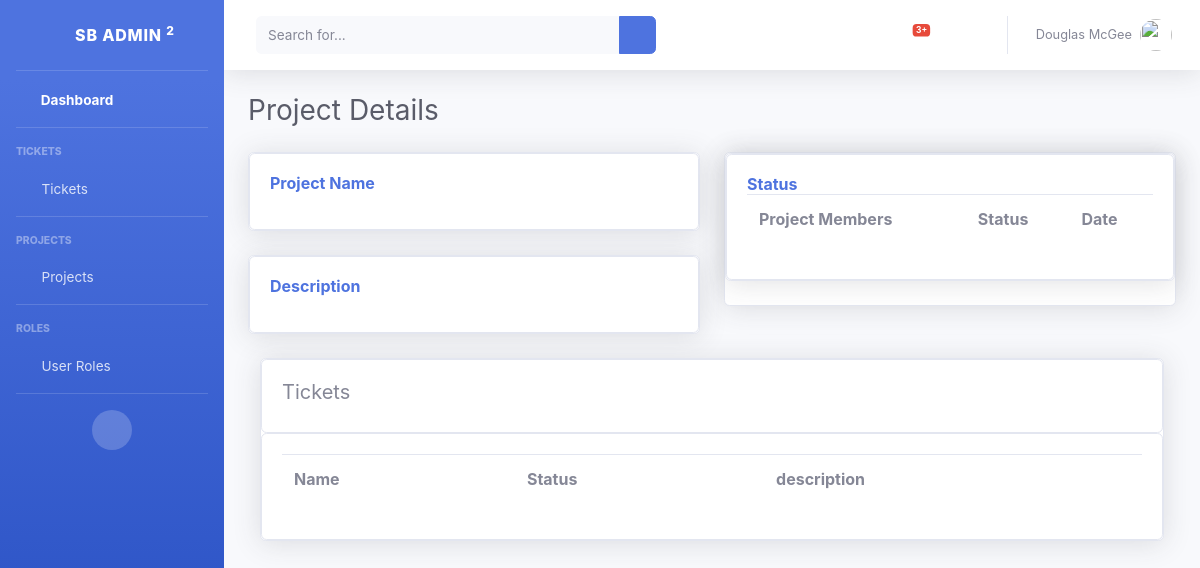
The app's page /project_details/2/, older data.
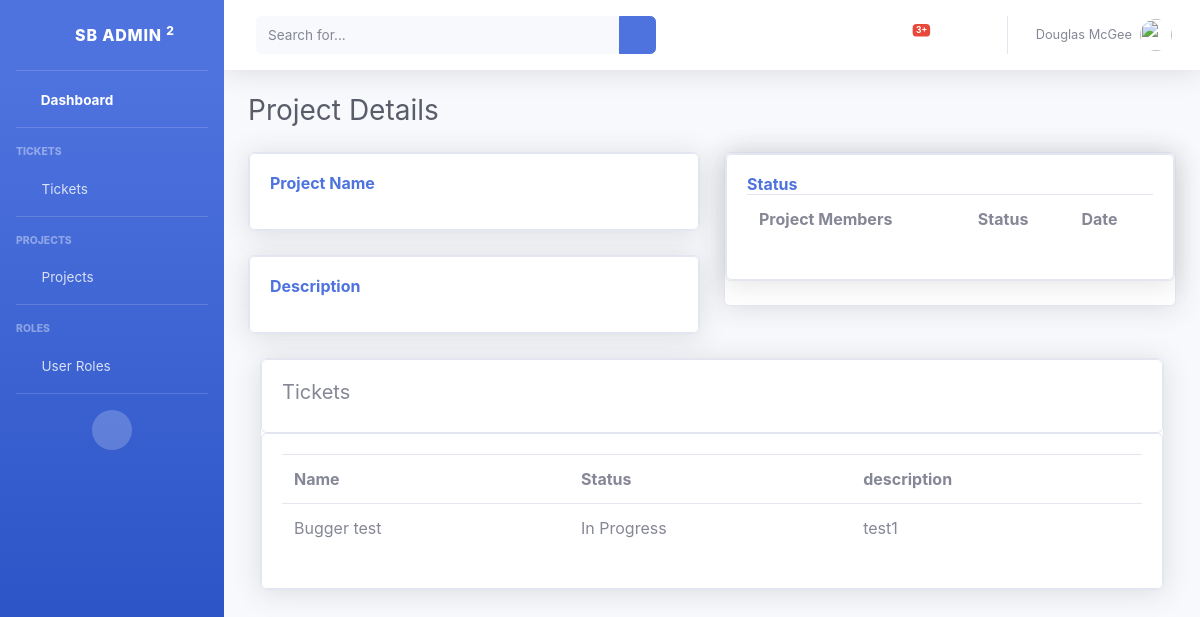
The same page, newer data.
### accounts/models.py (models this page shows, shortened)
class Ticket(models.Model):
    name = models.CharField(max_length=500, null=True)
    description = models.CharField(max_length=500, null=True)
    STATUS = (
            ('New Tickets', 'New Tickets'),
            ('In Progress', 'In Progress'),
            ('Urgent Tickets', 'Urgent Tickets'),
            ('Resolved', 'Resolved'),
                )
    member = models.ForeignKey(Member, null=True, on_delete=models.SET_NULL)
    project = models.ForeignKey(Project, null=True, on_delete=models.SET_NULL)
    status = models.CharField(max_length=500, null=True, choices=STATUS)
    date_created = models.DateTimeField(auto_now_add=True, null=True)

### accounts/views.py (the view)
# urls.py: path('project_details/<str:pk>/', views.project_details, name="project_details"),
def project_details(request, pk):
    project_details = Project.objects.get(id=pk)
    tickets = project_details.ticket_set.all()
    context = {'project_details': project_details, 'tickets': tickets}
    return render(request, 'accounts/project_details.html', context)

### accounts/templates/accounts/project_details.html (shortened to what the changed rows need)
{% load static %}
<!DOCTYPE html>
<html lang="en">
<head>
    <link href="{% static 'vendor/fontawesome-free/css/all.min.css' %}" rel="stylesheet" type="text/css">
    <link href="{% static 'css/sb-admin-2.min.css' %}" rel="stylesheet">
</head>
<body id="page-top">
    <div id="wrapper">
                <div id="content-wrapper" class="d-flex flex-column">
                    <div id="content">
                <div class="container-fluid">
                    <h1 class="h3 mb-4 text-gray-800">Project Details</h1>
                    <div class="row">
                        <div class="col-lg-6">
                            <div class="card shadow mb-4">
                                <div class="card shadow mb-4">
                                    <div class="card card-body">
                                        <table class="table">
                                            <tr>
                                                <th>Project Members</th>
                                                <th>Status</th>
                                                <th>Date</th>
                                            </tr>
                                        </table>
                                    </div>
                                </div>
                            </div>
                        </div>
                        <div class="container">
                            <div class="row">
                                    <div class="col-xl-13 col-lg-12">
                                            <div class="card shadow mb-4">
                                                <div class="row">
                                                    <div class="col-md">
                                                        <div class="card card-body">
                                                            <table class="table">
                                                                <tr>
                                                                    <th>Name</th>
                                                                    <th>Status</th>
                                                                    <th>description</th>
                                                                </tr>
                                                                {% for ticket in tickets %}
                                                                    <tr>
                                                                        <td>{{ticket.name}}</td>
                                                                        <td>{{ticket.status}}</td>
                                                                        <td>{{ticket.description}}</td>
                                                                    </tr>
                                                                {% endfor %}
                                                            </table>
                                                        </div>
                                                    </div>
                                                </div>
                                            </div>
                                    </div>
                            </div>
                        </div>
                    </div>
                </div>
    </div>
</body>
</html>

Row changes from the older to the newer data that the page shows:
added Ticket: name "Bugger test", status "In Progress", description "test1"
